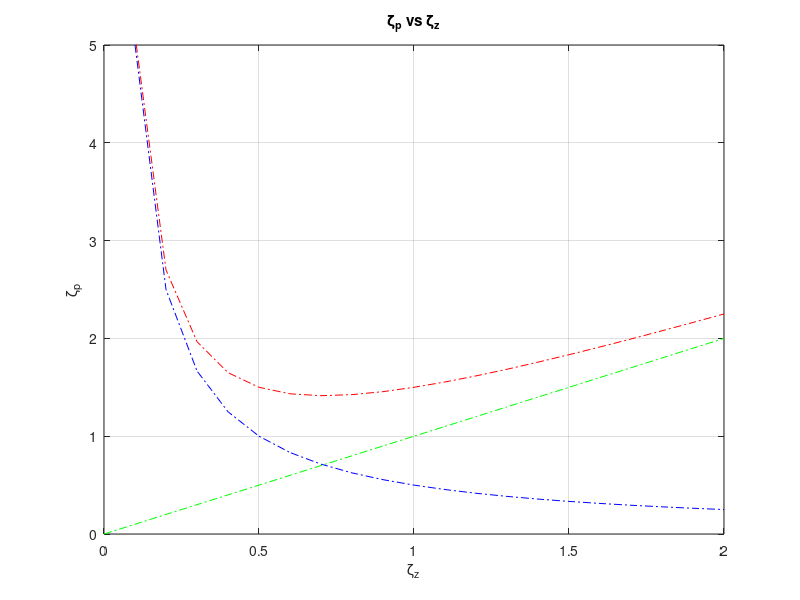

Write MATLAB code to recreate this figure.
zeta_z = 0:0.1:2;
zeta_p1 = zeta_z;
zeta_p2 = 1./(2.*zeta_z);
zeta_p = zeta_p1 + zeta_p2;

figure(1)
plot(zeta_z, zeta_p, 'color', 'r', 'linestyle', '-.')
hold on;
plot(zeta_z, zeta_p1, 'color', 'g', 'linestyle', '-.')
hold on;
plot(zeta_z, zeta_p2, 'color', 'b', 'linestyle', '-.')

grid on
title('\zeta_p vs \zeta_z')
xlabel('\zeta_z')
ylabel('\zeta_p')
axis([0 2 0 5])
